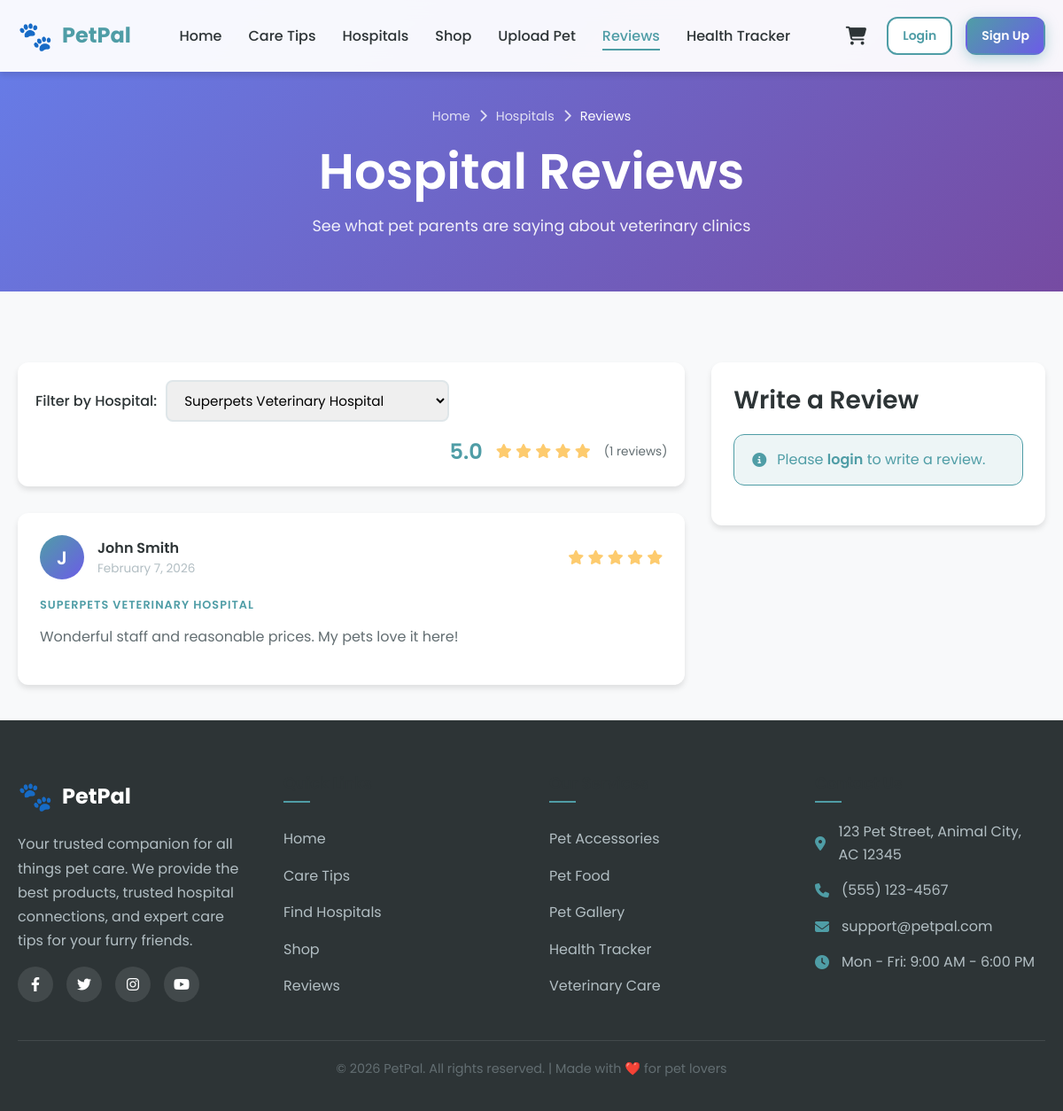
Page /pages/reviews.php?hospital=4 on the committed database.
### tables this page shows
CREATE TABLE reviews (
    id INT AUTO_INCREMENT PRIMARY KEY,
    user_id INT NOT NULL,
    hospital_id INT NOT NULL,
    rating INT NOT NULL CHECK (rating >= 1 AND rating <= 5),
    comment TEXT,
    created_at TIMESTAMP DEFAULT CURRENT_TIMESTAMP,
    FOREIGN KEY (user_id) REFERENCES users(id) ON DELETE CASCADE,
    FOREIGN KEY (hospital_id) REFERENCES hospitals(id) ON DELETE CASCADE
);

CREATE TABLE users (
    id INT AUTO_INCREMENT PRIMARY KEY,
    username VARCHAR(50) NOT NULL UNIQUE,
    email VARCHAR(100) NOT NULL UNIQUE,
    password VARCHAR(255) NOT NULL,
    full_name VARCHAR(100),
    created_at TIMESTAMP DEFAULT CURRENT_TIMESTAMP
);

CREATE TABLE hospitals (
    id INT AUTO_INCREMENT PRIMARY KEY,
    name VARCHAR(150) NOT NULL,
    address TEXT NOT NULL,
    phone VARCHAR(20),
    email VARCHAR(100),
    image_url VARCHAR(255),
    latitude DECIMAL(10,8),
    longitude DECIMAL(11,8),
    created_at TIMESTAMP DEFAULT CURRENT_TIMESTAMP
);

### config/config.php (called while the page is built, shortened)
<?php
function isLoggedIn()
{
    return isset($_SESSION['user_id']) && !empty($_SESSION['user_id']);
}
function h($string)
{
    return htmlspecialchars($string ?? '', ENT_QUOTES, 'UTF-8');
}

### pages/reviews.php (the view, shortened to what this page needs)
<?php
require_once '../config/config.php';
$conn = getDBConnection();
$selectedHospitalId = isset($_GET['hospital']) ? intval($_GET['hospital']) : null;
$hospitalsStmt = $conn->query("SELECT id, name FROM hospitals ORDER BY name");
$hospitals = $hospitalsStmt->fetchAll();
$reviewQuery = "
    SELECT reviews.*, users.username, users.full_name, hospitals.name as hospital_name
    FROM reviews
    JOIN users ON reviews.user_id = users.id
    JOIN hospitals ON reviews.hospital_id = hospitals.id
";
$params = [];
if ($selectedHospitalId) {
    $reviewQuery .= " WHERE reviews.hospital_id = ?";
    $params[] = $selectedHospitalId;
}
$reviewQuery .= " ORDER BY reviews.created_at DESC";
$reviewsStmt = $conn->prepare($reviewQuery);
$reviewsStmt->execute($params);
$reviews = $reviewsStmt->fetchAll();
$avgRating = 0;
$totalRatings = count($reviews);
if ($totalRatings > 0) {
    $avgRating = array_sum(array_column($reviews, 'rating')) / $totalRatings;
}
?>
<!DOCTYPE html>
<html lang="en">
<head>
    <?php include '../includes/head.php'; ?>
</head>
<body>
    <?php include '../includes/navbar.php'; ?>
    <header class="page-header">
        <div class="container">
            <div class="breadcrumb">
                <a href="<?php echo SITE_URL; ?>">Home</a>
                <i class="fas fa-chevron-right"></i>
                <a href="<?php echo SITE_URL; ?>/pages/hospitals.php">Hospitals</a>
                <i class="fas fa-chevron-right"></i>
                <span>Reviews</span>
            </div>
            <h1>Hospital Reviews</h1>
            <p>See what pet parents are saying about veterinary clinics</p>
        </div>
    </header>
    <main class="main-content">
        <div class="container">
            <div style="display: grid; grid-template-columns: 2fr 1fr; gap: 30px; align-items: start;">
                <div>
                    <div class="shop-filters" style="margin-bottom: 30px;">
                        <div class="filter-group">
                            <label class="filter-label">Filter by Hospital:</label>
                            <select class="filter-select" id="hospitalFilter" onchange="filterHospital()">
                                <?php foreach ($hospitals as $hospital): ?>
                                    <option value="<?php echo $hospital['id']; ?>"
                                            <?php echo $selectedHospitalId == $hospital['id'] ? 'selected' : ''; ?>>
                                        <?php echo h($hospital['name']); ?>
                                    </option>
                                <?php endforeach; ?>
                            </select>
                        </div>
                        <?php if ($totalRatings > 0): ?>
                            <div class="filter-group" style="margin-left: auto;">
                                <span style="font-size: 1.5rem; font-weight: 600; color: var(--primary);">
                                    <?php echo number_format($avgRating, 1); ?>
                                </span>
                                <div class="stars" style="margin-left: 5px;">
                                    <?php for ($i = 1; $i <= 5; $i++): ?>
                                        <i class="fas fa-star" style="color: <?php echo $i <= round($avgRating) ? '#FDCB6E' : '#DFE6E9'; ?>"></i>
                                    <?php endfor; ?>
                                </div>
                                <span class="rating-count" style="margin-left: 5px;">
                                    (<?php echo $totalRatings; ?> reviews)
                                </span>
                            </div>
                        <?php endif; ?>
                    </div>
                    <?php if (empty($reviews)): ?>
                        <div class="empty-state">
                            <div class="empty-icon">📝</div>
                            <h3>No Reviews Yet</h3>
                            <p>Be the first to leave a review!</p>
                        </div>
                    <?php else: ?>
                        <div id="reviewsList">
                            <?php foreach ($reviews as $review): ?>
                                <div class="review-card" data-hospital="<?php echo $review['hospital_id']; ?>">
                                    <div class="review-header">
                                        <div class="review-avatar">
                                            <?php echo strtoupper(substr($review['username'], 0, 1)); ?>
                                        </div>
                                        <div class="review-user">
                                            <div class="review-name"><?php echo h($review['full_name']); ?></div>
                                            <div class="review-date">
                                                <?php echo date('F j, Y', strtotime($review['created_at'])); ?>
                                            </div>
                                        </div>
                                        <div class="review-rating">
                                            <?php for ($i = 1; $i <= 5; $i++): ?>
                                                <i class="fas fa-star" style="color: <?php echo $i <= $review['rating'] ? '#FDCB6E' : '#DFE6E9'; ?>"></i>
                                            <?php endfor; ?>
                                        </div>
                                    </div>
                                    <div style="margin-bottom: 10px;">
                                        <span class="product-category"><?php echo h($review['hospital_name']); ?></span>
                                    </div>
                                    <p class="review-content"><?php echo nl2br(h($review['comment'])); ?></p>
                                </div>
                            <?php endforeach; ?>
                        </div>
                    <?php endif; ?>
                </div>
                <div>
                    <div class="card" style="padding: 25px; position: sticky; top: 100px;">
                        <h3 style="margin-bottom: 20px;">Write a Review</h3>
                        <?php if (!isLoggedIn()): ?>
                            <div class="alert alert-info">
                                <i class="fas fa-info-circle"></i>
                                <span>Please <a href="<?php echo SITE_URL; ?>/pages/login.php" style="font-weight: 600;">login</a> to write a review.</span>
                            </div>
                        <?php endif; ?>
                    </div>
                </div>
            </div>
        </div>
    </main>
    <?php include '../includes/footer.php'; ?>
</body>
</html>

### assets/css/style.css (style rules this page uses)
:root { --primary: #4F9DA6; --primary-dark: #3D7A82; --primary-light: #7FBFC7; --secondary: #FF8C42; --secondary-dark: #E57A35; --secondary-light: #FFA76C; --accent: #6C5CE7; --accent-light: #A29BFE; --dark: #2D3436; --gray-dark: #636E72; --gray: #B2BEC3; --gray-light: #DFE6E9; --light: #F8F9FA; --white: #FFFFFF; --success: #00B894; --warning: #FDCB6E; --danger: #E74C3C; --gradient-primary: linear-gradient(135deg, #4F9DA6 0%, #6C5CE7 100%); --gradient-secondary: linear-gradient(135deg, #FF8C42 0%, #E74C3C 100%); --gradient-hero: linear-gradient(135deg, #667eea 0%, #764ba2 100%); --shadow-sm: 0 2px 4px rgba(0, 0, 0, 0.05); --shadow: 0 4px 6px rgba(0, 0, 0, 0.1); --shadow-lg: 0 10px 25px rgba(0, 0, 0, 0.15); --shadow-xl: 0 20px 40px rgba(0, 0, 0, 0.2); --radius-sm: 8px; --radius: 12px; --radius-lg: 20px; --radius-xl: 30px; --transition: all 0.3s ease; --transition-fast: all 0.15s ease; --font-primary: 'Poppins', sans-serif; }
*, *::before, *::after { margin: 0; padding: 0; box-sizing: border-box; }
html { scroll-behavior: smooth; font-size: 16px; }
body { font-family: var(--font-primary); background-color: var(--light); color: var(--dark); line-height: 1.6; min-height: 100vh; display: flex; flex-direction: column; overflow-x: hidden; }
a { text-decoration: none; color: inherit; transition: var(--transition); }
input, textarea, select { font-family: inherit; outline: none; }
h1, h2, h3, h4, h5, h6 { font-weight: 600; line-height: 1.3; color: var(--dark); }
h1 { font-size: clamp(2rem, 5vw, 3.5rem); }
h3 { font-size: clamp(1.25rem, 3vw, 1.75rem); }
p { margin-bottom: 1rem; color: var(--gray-dark); }
.container { width: 100%; max-width: 1200px; margin: 0 auto; padding: 0 20px; }
.main-content { flex: 1; padding: 40px 0; }
.card { background: var(--white); border-radius: var(--radius); box-shadow: var(--shadow); overflow: hidden; transition: var(--transition); }
.product-category { font-size: 0.8rem; color: var(--primary); text-transform: uppercase; font-weight: 600; letter-spacing: 1px; margin-bottom: 8px; }
.stars { color: var(--warning); font-size: 1rem; }
.rating-count { font-size: 0.85rem; color: var(--gray-dark); }
.review-card { background: var(--white); border-radius: var(--radius); padding: 25px; box-shadow: var(--shadow); transition: var(--transition); }
.review-header { display: flex; align-items: center; gap: 15px; margin-bottom: 15px; }
.review-avatar { width: 50px; height: 50px; border-radius: 50%; background: var(--gradient-primary); display: flex; align-items: center; justify-content: center; color: var(--white); font-size: 1.3rem; font-weight: 600; }
.review-user { flex: 1; }
.review-name { font-weight: 600; color: var(--dark); }
.review-date { font-size: 0.85rem; color: var(--gray); }
.review-rating { color: var(--warning); }
.review-content { color: var(--gray-dark); line-height: 1.7; }
.shop-filters { background: var(--white); border-radius: var(--radius); padding: 20px; box-shadow: var(--shadow); margin-bottom: 30px; display: flex; flex-wrap: wrap; gap: 15px; align-items: center; }
.filter-group { display: flex; align-items: center; gap: 10px; }
.filter-label { font-weight: 500; color: var(--dark); }
.filter-select { padding: 10px 15px; border: 2px solid var(--gray-light); border-radius: var(--radius-sm); font-size: 0.95rem; cursor: pointer; transition: var(--transition); }
.alert { padding: 15px 20px; border-radius: var(--radius); margin-bottom: 20px; display: flex; align-items: center; gap: 12px; }
.alert-info { background: rgba(79, 157, 166, 0.1); border: 1px solid var(--primary); color: var(--primary); }
.page-header { background: var(--gradient-hero); padding: 120px 0 60px; text-align: center; color: var(--white); margin-bottom: 40px; }
.page-header h1 { color: var(--white); margin-bottom: 10px; }
.page-header p { color: rgba(255, 255, 255, 0.9); font-size: 1.1rem; max-width: 600px; margin: 0 auto; }
.breadcrumb { display: flex; align-items: center; gap: 10px; color: rgba(255, 255, 255, 0.8); font-size: 0.9rem; margin-bottom: 15px; justify-content: center; }
.breadcrumb a { color: rgba(255, 255, 255, 0.8); }
.breadcrumb span { color: var(--white); }

### rows in the picture
reviews: user.username "J", user.full_name "John Smith", created_at "February 7, 2026", rating 5 (drawn), hospital.name "SUPERPETS VETERINARY HOSPITAL", comment "Wonderful staff and reasonable prices. My pets love it here!"

### other values in the picture
SITE_NAME "PetPal"
$avgRating "5.0"
$totalRatings "1"
form field value "Superpets Veterinary Hospital"
